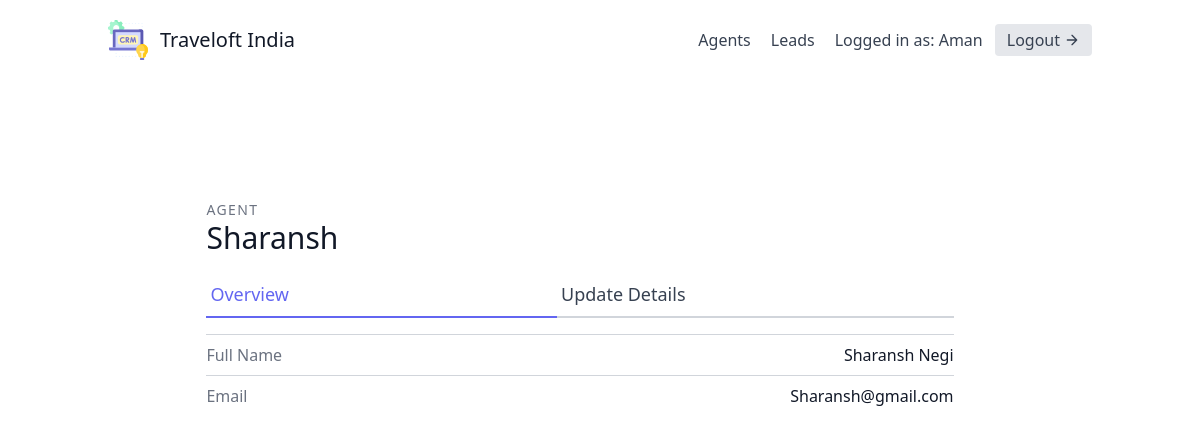
Page /agents/5/ (signed in) on the committed database.
### leads/models.py (models this page shows, shortened)
class User(AbstractUser):
    is_organisor = models.BooleanField(default=True)
    is_agent = models.BooleanField(default=False)

class Agent(models.Model):
    user = models.OneToOneField(User, on_delete=models.CASCADE)
    organisation = models.ForeignKey(UserProfile, on_delete=models.CASCADE)

### agents/views.py (the view)
# urls.py: path('<int:pk>/', AgentDetailView.as_view(), name='agent-detail'),
class AgentDetailView(OrganisorAndLoginRequiredMixin, generic.DetailView):
    template_name = "agents/agent_detail.html"
    context_object_name = "agent"
    def get_queryset(self):
        organisation = self.request.user.userprofile
        return Agent.objects.filter(organisation=organisation)

### agents/mixins.py (called while the page is built)
    def dispatch(self, request, *args, **kwargs):
        if not request.user.is_authenticated or not request.user.is_organisor:
            return redirect("leads:lead-list")
        return super().dispatch(request, *args, **kwargs)

### agents/templates/agents/agent_detail.html
{% extends "base.html" %}
{% block content %}
<section class="text-gray-700 body-font overflow-hidden">
    <div class="container px-5 py-24 mx-auto">
      <div class="lg:w-4/5 mx-auto flex flex-wrap">
        <div class="w-full lg:pr-10 lg:py-6 mb-6 lg:mb-0">
            <h2 class="text-sm title-font text-gray-500 tracking-widest">AGENT</h2>
            <h1 class="text-gray-900 text-3xl title-font font-medium mb-4">{{ agent.user.username }}</h1>
            <div class="flex mb-4">
                <a href="{% url 'agents:agent-detail' agent.pk %}" class="flex-grow text-indigo-500 border-b-2 border-indigo-500 py-2 text-lg px-1">
                    Overview
                </a>
                <a href="{% url 'agents:agent-update' agent.pk %}" class="flex-grow border-b-2 border-gray-300 py-2 text-lg px-1">
                    Update Details
                </a>
            </div>
            <div class="flex border-t border-gray-300 py-2">
                <span class="text-gray-500">Full Name</span>
                <span class="ml-auto text-gray-900">{{ agent.user.first_name }} {{ agent.user.last_name }}</span>
            </div>
            <div class="flex border-t border-gray-300 py-2">
                <span class="text-gray-500">Email</span>
                <span class="ml-auto text-gray-900">{{ agent.user.email }}</span>
            </div>
        </div>
      </div>
    </div>
  </section>
{% endblock content %}

### templates/navbar.html (shortened to what this page needs)
<header class="text-gray-700 body-font">
    <div class="container mx-auto flex flex-wrap p-5 flex-col md:flex-row items-center">
      <a href="{% url 'dashboard' %}" class="flex title-font font-medium items-center text-gray-900 mb-4 md:mb-0">
        <span class="ml-3 text-xl">Traveloft India</span>
      </a>
      <nav class="md:ml-auto flex flex-wrap items-center text-base justify-center">
        {% if not request.user.is_authenticated %}
          <a href="{% url 'signup' %}" class="mr-5 hover:text-gray-900">Signup</a>
        {% else %}
          {% if request.user.is_organisor %}
          <a href="{% url 'agents:agent-list' %}" class="mr-5 hover:text-gray-900">Agents</a>
          {% endif %}
          <a href="{% url 'leads:lead-list' %}" class="mr-5 hover:text-gray-900">Leads</a>
        {% endif %}
      </nav>
      {% if request.user.is_authenticated %}
        Logged in as: {{ request.user.username }}
        <a href="{% url 'logout' %}" class="ml-3 inline-flex items-center bg-gray-200 border-0 py-1 px-3 focus:outline-none hover:bg-gray-300 rounded text-base mt-4 md:mt-0">
          Logout
            <svg fill="none" stroke="currentColor" stroke-linecap="round" stroke-linejoin="round" stroke-width="2" class="w-4 h-4 ml-1" viewBox="0 0 24 24">
                <path d="M5 12h14M12 5l7 7-7 7"></path>
            </svg>
        </a>
      {% endif %}
    </div>
</header>

### theme/static/css/styles.css (style rules this page uses)
*,::after,::before { box-sizing:border-box }
:root { -moz-tab-size:4;-o-tab-size:4;tab-size:4 }
html { line-height:1.15;-webkit-text-size-adjust:100% }
body { margin:0 }
body { font-family:system-ui,-apple-system,'Segoe UI',Roboto,Helvetica,Arial,sans-serif,'Apple Color Emoji','Segoe UI Emoji' }
blockquote,dd,dl,figure,h1,h2,h3,h4,h5,h6,hr,p,pre { margin:0 }
html { font-family:ui-sans-serif,system-ui,-apple-system,BlinkMacSystemFont,"Segoe UI",Roboto,"Helvetica Neue",Arial,"Noto Sans",sans-serif,"Apple Color Emoji","Segoe UI Emoji","Segoe UI Symbol","Noto Color Emoji";line-height:1.5 }
body { font-family:inherit;line-height:inherit }
*,::after,::before { box-sizing:border-box;border-width:0;border-style:solid;border-color:#e5e7eb }
h1,h2,h3,h4,h5,h6 { font-size:inherit;font-weight:inherit }
a { color:inherit;text-decoration:inherit }
audio,canvas,embed,iframe,img,object,svg,video { display:block;vertical-align:middle }
.container { width:100% }
@media (min-width:640px) { .container { max-width:640px } }
@media (min-width:768px) { .container { max-width:768px } }
@media (min-width:1024px) { .container { max-width:1024px } }
.bg-gray-200 { --tw-bg-opacity:1;background-color:rgba(229,231,235,var(--tw-bg-opacity)) }
.border-gray-300 { --tw-border-opacity:1;border-color:rgba(209,213,219,var(--tw-border-opacity)) }
.border-indigo-500 { --tw-border-opacity:1;border-color:rgba(99,102,241,var(--tw-border-opacity)) }
.rounded { border-radius:.25rem }
.border-0 { border-width:0 }
.border-b-2 { border-bottom-width:2px }
.border-t { border-top-width:1px }
.flex { display:flex }
.inline-flex { display:inline-flex }
.flex-col { flex-direction:column }
.flex-wrap { flex-wrap:wrap }
.items-center { align-items:center }
.justify-center { justify-content:center }
.flex-grow { flex-grow:1 }
.font-medium { font-weight:500 }
.h-4 { height:1rem }
.h-10 { height:2.5rem }
.text-sm { font-size:.875rem;line-height:1.25rem }
.text-base { font-size:1rem;line-height:1.5rem }
.text-lg { font-size:1.125rem;line-height:1.75rem }
.text-xl { font-size:1.25rem;line-height:1.75rem }
.text-3xl { font-size:1.875rem;line-height:2.25rem }
.mx-auto { margin-left:auto;margin-right:auto }
.ml-1 { margin-left:.25rem }
.ml-3 { margin-left:.75rem }
.mt-4 { margin-top:1rem }
.mb-4 { margin-bottom:1rem }
.mr-5 { margin-right:1.25rem }
.mb-6 { margin-bottom:1.5rem }
.ml-auto { margin-left:auto }
.overflow-hidden { overflow:hidden }
.p-5 { padding:1.25rem }
.py-1 { padding-top:.25rem;padding-bottom:.25rem }
.px-1 { padding-left:.25rem;padding-right:.25rem }
.py-2 { padding-top:.5rem;padding-bottom:.5rem }
.px-3 { padding-left:.75rem;padding-right:.75rem }
.px-5 { padding-left:1.25rem;padding-right:1.25rem }
.py-24 { padding-top:6rem;padding-bottom:6rem }
* { --tw-shadow:0 0 #0000 }
* { --tw-ring-inset:var(--tw-empty, );--tw-ring-offset-width:0px;--tw-ring-offset-color:#fff;--tw-ring-color:rgba(59, 130, 246, 0.5);--tw-ring-offset-shadow:0 0 #0000;--tw-ring-shadow:0 0 #0000 }
.text-gray-500 { --tw-text-opacity:1;color:rgba(107,114,128,var(--tw-text-opacity)) }
.text-gray-700 { --tw-text-opacity:1;color:rgba(55,65,81,var(--tw-text-opacity)) }
.text-gray-900 { --tw-text-opacity:1;color:rgba(17,24,39,var(--tw-text-opacity)) }
.text-indigo-500 { --tw-text-opacity:1;color:rgba(99,102,241,var(--tw-text-opacity)) }
.tracking-widest { letter-spacing:.1em }
.w-4 { width:1rem }
.w-10 { width:2.5rem }
.w-full { width:100% }
@media (min-width:768px) { .md\:flex-row { flex-direction:row } }
@media (min-width:768px) { .md\:mt-0 { margin-top:0 } }
@media (min-width:768px) { .md\:mb-0 { margin-bottom:0 } }
@media (min-width:768px) { .md\:ml-auto { margin-left:auto } }
@media (min-width:1024px) { .lg\:mb-0 { margin-bottom:0 } }
@media (min-width:1024px) { .lg\:py-6 { padding-top:1.5rem;padding-bottom:1.5rem } }
@media (min-width:1024px) { .lg\:pr-10 { padding-right:2.5rem } }
@media (min-width:1024px) { .lg\:w-4\/5 { width:80% } }

### rows in the picture
User: user.username "Aman"
Agent: user.username "Sharansh", user.first_name "Sharansh", user.last_name "Negi", user.email "Sharansh@gmail.com"
